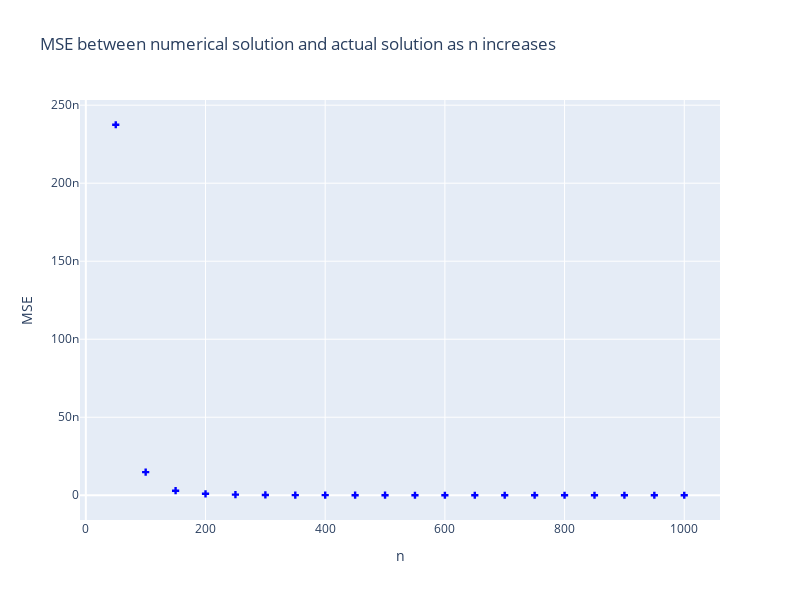

This figure's notebook cell:
### Code cell
# Calculating mean squared error
MSE = []
for i in range(len(results_list)):
    df = results_list[i][0]
    error_list = list(df[df.columns[len(df.columns)-1]])
    MSE.append(sum([error**2 for error in error_list])/results_list[i][1])

# Storing MSE and their respective n into a dataframe for visualisation
MSE_df = pd.DataFrame.from_dict({
        'n': N,
        'MSE': MSE
    })

# Plotting MSE as n increases
fig = px.scatter(
    MSE_df, x='n', y='MSE',
    width=800, height=600,
    title="MSE between numerical solution and actual solution as n increases"
     ).update_traces(mode='markers', marker=dict(symbol='cross', color='blue'))
fig.show()

### Figure 1 — Plotly figure (JSON) as saved in the notebook; plotly's stock layout.template omitted (floating-point values rounded to 4 significant figures)
{"data": [{"hovertemplate": "n=%{x}<br>MSE=%{y}<extra></extra>", "legendgroup": "", "marker": {"color": "blue", "symbol": "cross"}, "mode": "markers", "name": "", "orientation": "v", "showlegend": false, "type": "scatter", "x": [50, 100, 150, 200, 250, 300, 350, 400, 450, 500, 550, 600, 650, 700, 750, 800, 850, 900, 950, 1000], "xaxis": "x", "y": [2.375e-07, 1.483e-08, 2.929e-09, 9.267e-10, 3.796e-10, 1.83e-10, 9.88e-11, 5.791e-11, 3.616e-11, 2.372e-11, 1.62e-11, 1.144e-11, 8.306e-12, 6.175e-12, 4.686e-12, 3.62e-12, 2.84e-12, 2.26e-12, 1.82e-12, 1.483e-12], "yaxis": "y"}], "layout": {"height": 600, "legend": {"tracegroupgap": 0}, "title": {"text": "MSE between numerical solution and actual solution as n increases"}, "width": 800, "xaxis": {"anchor": "y", "domain": [0, 1], "title": {"text": "n"}}, "yaxis": {"anchor": "x", "domain": [0, 1], "title": {"text": "MSE"}}}}
